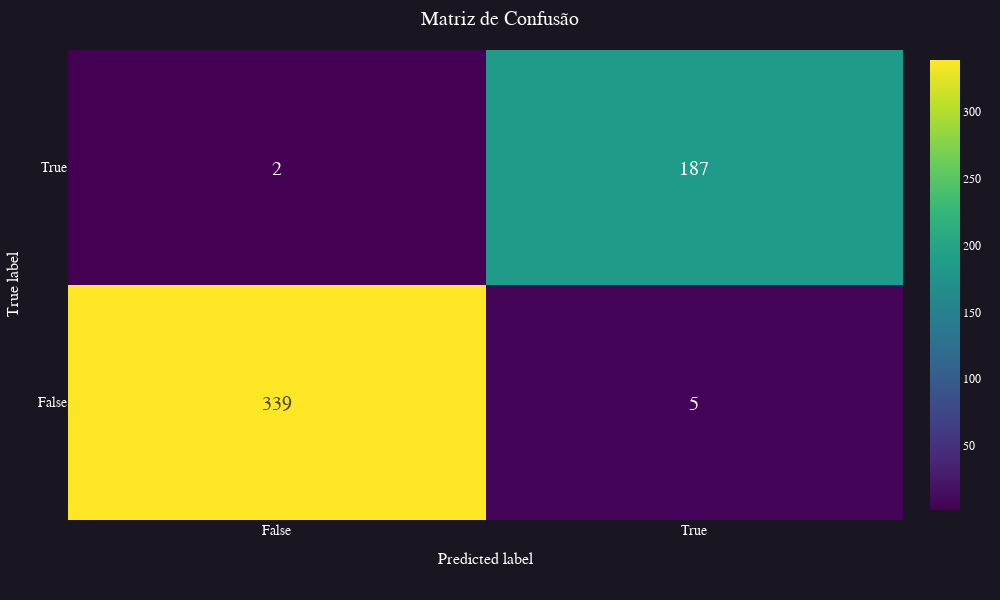

Source (notebook cell):
### Code cell
matriz_confusao = confusion_matrix(y_test, y_test_pred)

fig = go.Figure(
    go.Heatmap(
        z=matriz_confusao,
        text=matriz_confusao,
        texttemplate="%{text}",
        textfont={"size":20},
        x=['False', 'True'],
        y=['False', 'True'],
        colorscale='Viridis'
    )
)
fig.update_layout(
    title_text="Matriz de Confusão",
    xaxis_title='Predicted label',
    yaxis_title='True label',
    # Padrao
    **layout_padrao,
)

fig.show()

### Figure 1 — Plotly figure (JSON) as saved in the notebook; plotly's stock layout.template omitted (floating-point values rounded to 4 significant figures)
{"data": [{"colorscale": [[0, "#440154"], [0.1111, "#482878"], [0.2222, "#3e4989"], [0.3333, "#31688e"], [0.4444, "#26828e"], [0.5556, "#1f9e89"], [0.6667, "#35b779"], [0.7778, "#6ece58"], [0.8889, "#b5de2b"], [1, "#fde725"]], "text": [[339, 5], [2, 187]], "textfont": {"size": 20}, "texttemplate": "%{text}", "type": "heatmap", "x": ["False", "True"], "y": ["False", "True"], "z": [[339, 5], [2, 187]]}], "layout": {"font": {"color": "#fff", "family": "Balto"}, "height": 600, "margin": {"b": 80, "l": 60, "r": 30, "t": 50}, "paper_bgcolor": "#191622", "plot_bgcolor": "#191622", "title": {"font": {"size": 20}, "text": "Matriz de Confusão", "x": 0.5, "xanchor": "center"}, "width": 1000, "xaxis": {"gridcolor": "#868686", "gridwidth": 1, "tickfont": {"size": 14}, "title": {"font": {"size": 16}, "text": "Predicted label"}, "zerolinecolor": "#868686", "zerolinewidth": 2}, "yaxis": {"gridcolor": "#868686", "gridwidth": 1, "tickfont": {"size": 14}, "title": {"font": {"size": 16}, "text": "True label"}, "zerolinecolor": "#868686", "zerolinewidth": 2}}}
